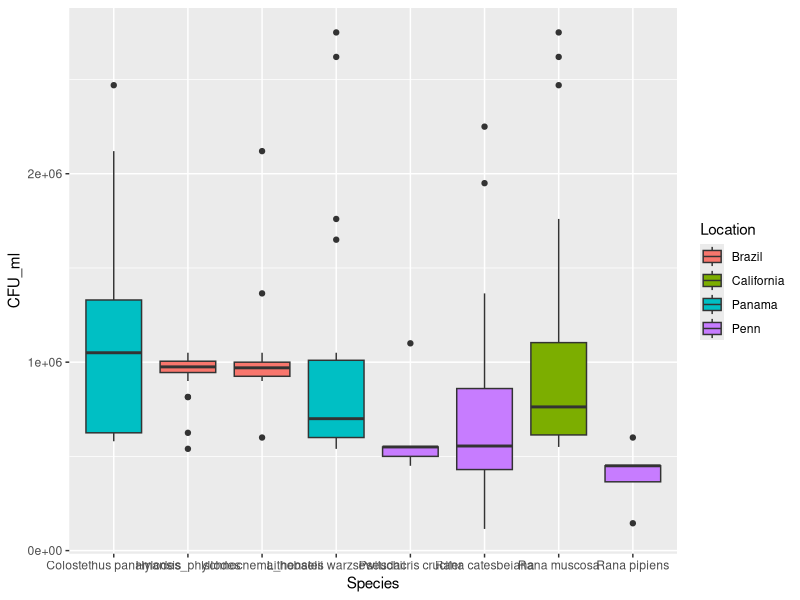
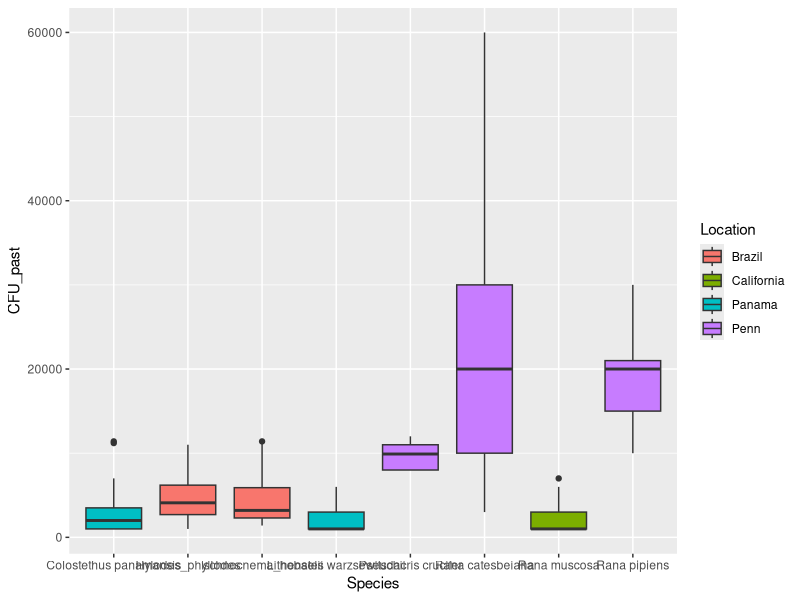
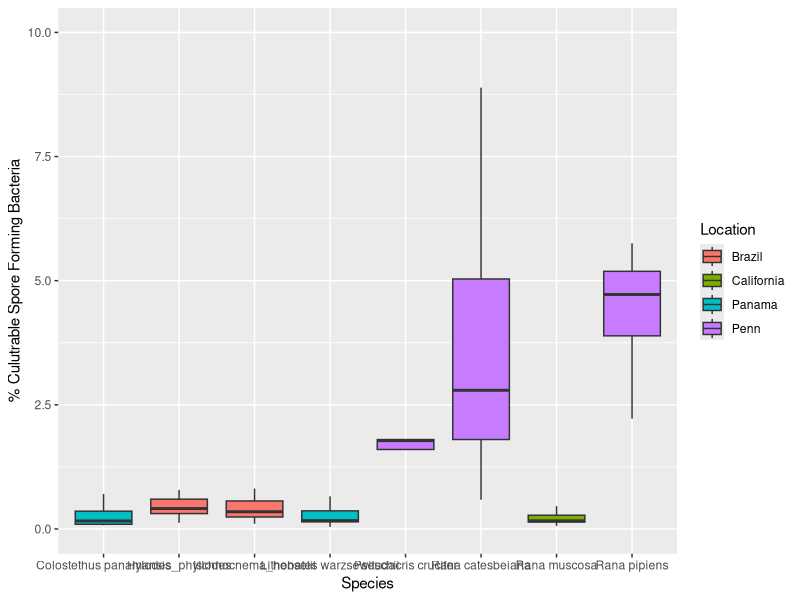
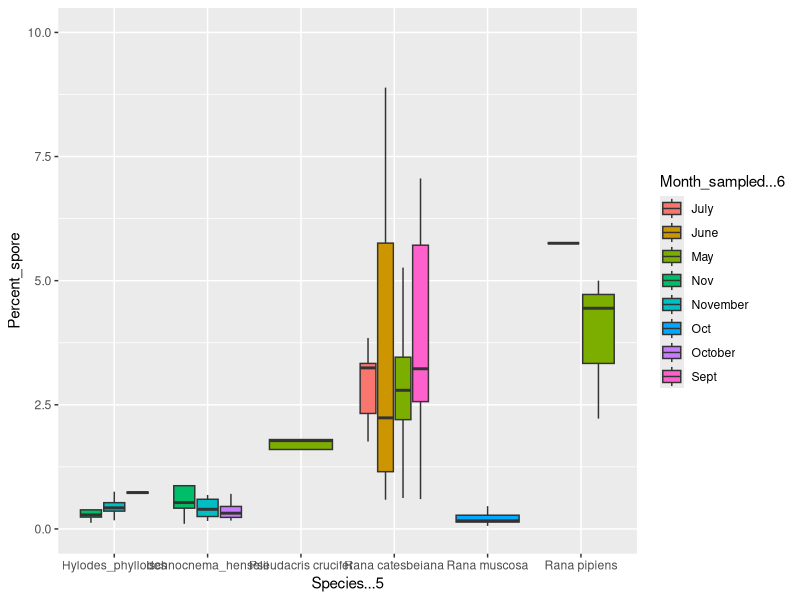
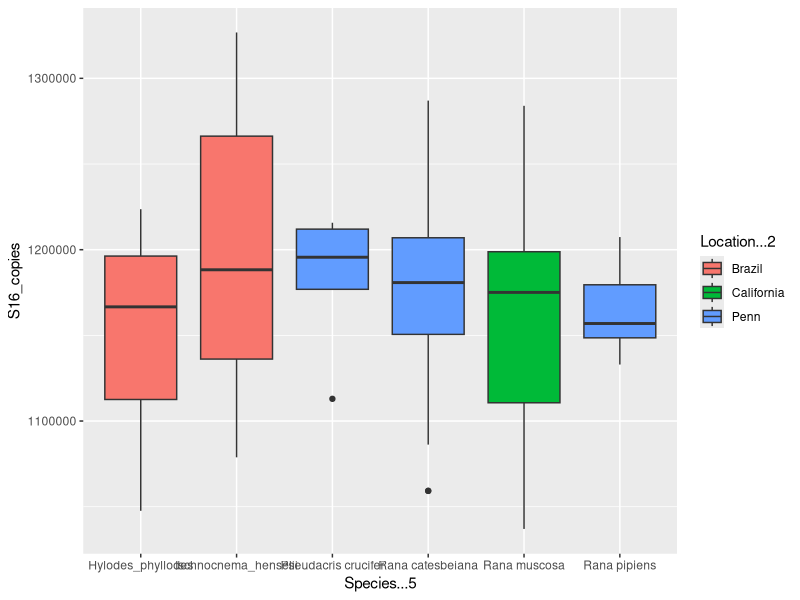
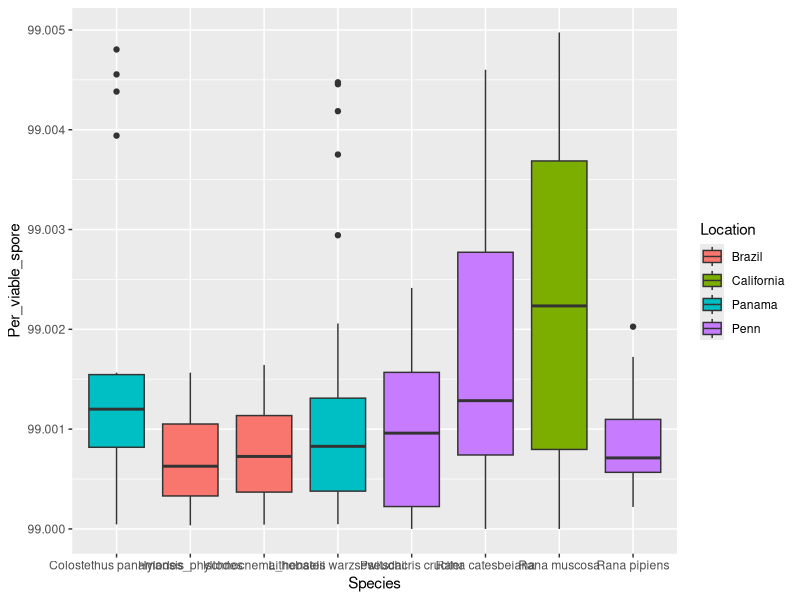
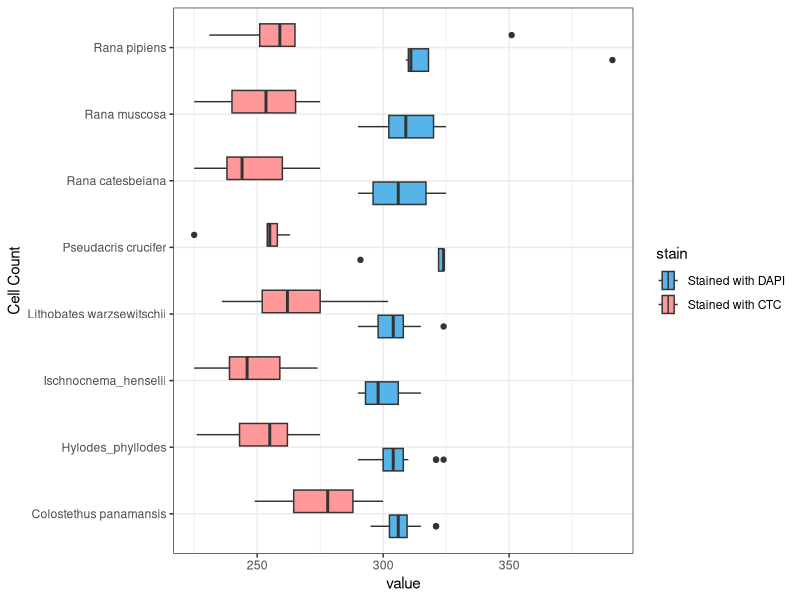
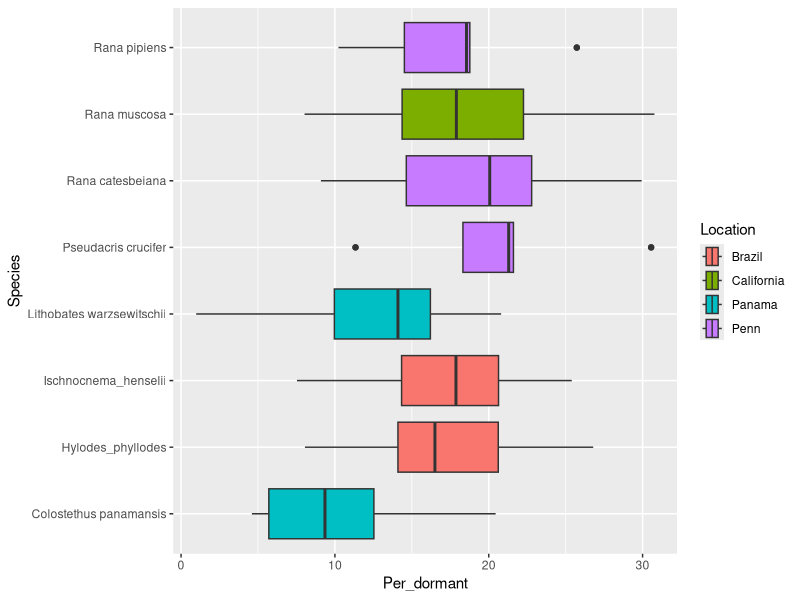

These figures' R source, in order:
#----------------------------
#
# Andrew Miller-Klugman
# Ribbitr Data Figures
#
#----------------------------

library(dplyr)
library(ggplot2)
library(readxl)
library(tidyr)

# load in the data
cell_counts <- read_xlsx("Ribbitr_data/data/RIBBiTR_CFUs_cell_counts.xlsx", sheet = 1)
TbCl_data <- read_xlsx("Ribbitr_data/data/RIBBiTR_TbCl_data.xlsx")
Panama_cell <- read_xlsx("Ribbitr_data/data/Panama_data.xlsx", sheet = 1)
cell_stains <- read_xlsx("Ribbitr_data/data/RIBBiTR_CFUs_cell_counts.xlsx", sheet = 2)
panama_tbcl <- read_xlsx("Ribbitr_data/data/Panama_data.xlsx", sheet = 3)
panama_counts <-  read_xlsx("Ribbitr_data/data/Panama_data.xlsx", sheet = 2)
ribbitr_cell_count <- read_xlsx("Ribbitr_data/data/RIBBiTR_CFUS.xlsx")

#### Cell Culture Count Data ####

#data cleaning 
names(ribbitr_cell_count)[names(ribbitr_cell_count) == "CFU_bact"] <- "CFU_ml"
names(ribbitr_cell_count)[names(ribbitr_cell_count) == "Percent_spore"] <- "Per_spore" 
panama_counts$Location <- "Panama"

cell_counts_clean <-
  ribbitr_cell_count |>
  select("RIBBiTR_ID", "Species", "CFU_ml", "CFU_past", "Per_spore", "Location")

cell_counts_total <- bind_rows(cell_counts_clean, panama_counts)

# boxplot of bacterial CFUs by species per location
cell_counts_total  |>
  ggplot(aes(Species, CFU_ml, fill = Location)) +
  geom_boxplot()

#boxplot of pasteurized CFUs
cell_counts_total |>
  ggplot( aes(Species, CFU_past, fill = Location)) +
  geom_boxplot()


# Boxplot of %spore forming bacteria 
cell_counts_total |>
  ggplot(aes(Species, (100*(CFU_past/CFU_ml)), fill = Location)) +
  geom_boxplot(outlier.shape = NA, outlier.colour = NA) +
  scale_y_continuous(limits = c(0,10)) +
  ylab("% Culutrable Spore Forming Bacteria")
  

# Percent_spore by month
cell_counts |>
  ggplot(aes(Species...5, Percent_spore, fill = Month_sampled...6)) +
  geom_boxplot(outlier.shape = NA, outlier.colour = NA) +
  scale_y_continuous(limits = c(0,10))

# s16 copies by species
cell_counts |>
  ggplot(aes(Species...5, S16_copies, fill = Location...2)) +
  geom_boxplot()


#### TbCl Data ####

# clean data to make combining possible
panama_tbcl$Location <- "Panama"
panama_tbcl$Per_viable_spore <- (panama_tbcl$Viable_fluor/panama_tbcl$Total_fluor)*100
names(panama_tbcl)[names(panama_tbcl) == "RIBBITR_ID"] <- "RIBBiTR_ID"

TbCl_data_clean <- 
  TbCl_data |>
  select("RIBBiTR_ID", "Species", "Location", "Viable_fluor", "Total_fluor", "Per_viable_spore")
Panama_tbcl_data_clean <- 
  panama_tbcl |>
  select("RIBBiTR_ID", "Species", "Location", "Viable_fluor", "Total_fluor", "Per_viable_spore")

TbCl_data_total <- bind_rows(TbCl_data_clean, Panama_tbcl_data_clean)
#percent viable spore
TbCl_data_total |>
  ggplot(aes(Species, Per_viable_spore, fill = Location)) +
  geom_boxplot()

#### Cell Stain Data ####
# select columns needed from each table to ensure binding together
cell_stain_clean <- cell_stains |>
  select("Per_dormant", "RIBBiTR_ID", "Location", "Species",
         "Sublocation", "Sublocation_2", "Month_sampled",
         "Year_sampled", "Total bacteria_blue", "Total_bacteria_red", 
         "Total_cells_ml", "Active_cells_ml", "Per_active")

Panama_stain <- Panama_cell |>
  select("Per_dormant", "RIBBiTR_ID", "Location", "Species",
         "Sublocation", "Sublocation_2", "Month_sampled",
         "Year_sampled", "Total bacteria_blue", "Total_bacteria_red", 
         "Total_cells_ml", "Active_cells_ml", "Per_active")

# bind both dataframes into a single frame 
cell_stain_counts_total <- bind_rows(cell_stain_clean, Panama_cell)

# convert data to long to allow for graphing on same plot 
cell_stain_count_total_long <-
  pivot_longer(cell_stain_counts_total, cols = c('Total bacteria_blue', 'Total_bacteria_red'), names_to = "stain", values_to = "value")

 cell_stain_count_total_long |>
  ggplot(aes(x = value, y = Species, fill = stain)) +
  geom_boxplot()+
  ylab("Cell Count") +
  theme_bw() +
  scale_fill_manual(values =c("Total_bacteria_red" = "#FF9999", "Total bacteria_blue" =  "#56B4E9" ),
                    labels = c("Stained with DAPI", "Stained with CTC"))
 
 # percent dormancy 
 cell_stain_count_total_long |>
   ggplot(aes(Per_dormant, Species, fill = Location)) +
   geom_boxplot()
  
